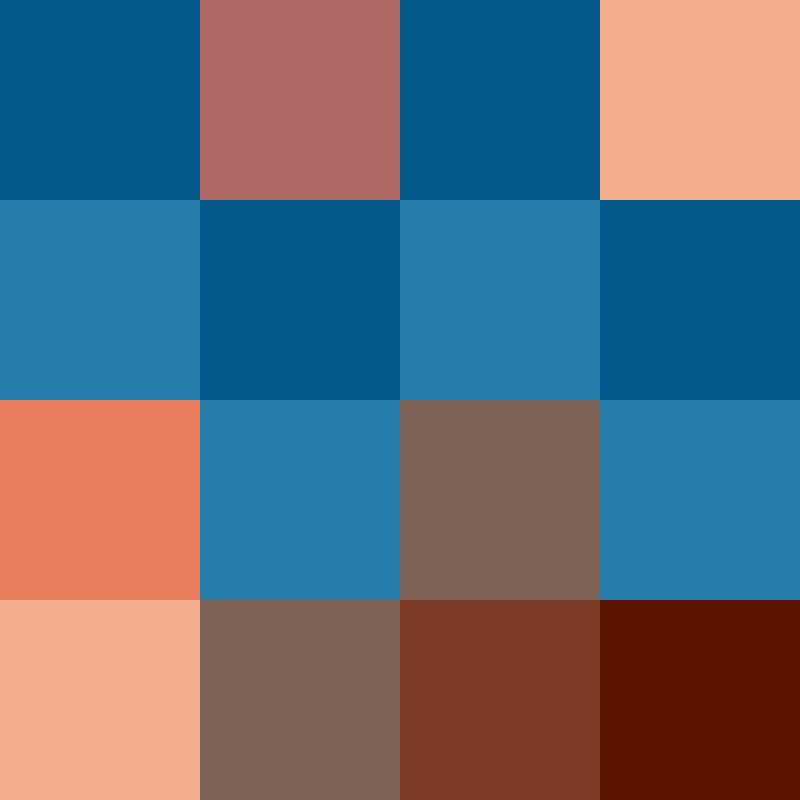
Frame 1 (no input)
Frame 60 (no input): identical to frame 1, image omitted
Frame 120 (the mouse pressed at the canvas centre since frame 60): identical to frame 1, image omitted

The p5.js sketch that drew this single still picture (run headless with seeded random() and noise() and a simulated clock; from frame 60 on, the mouse is pressed at the canvas centre):

// p5.js sketch
// ── sketch.js
function setup() {
  
  createCanvas(800,800);
 
}

function draw() {
  
  fill(003,088,138)//第一排
  noStroke();
  square(0, 0, 200);
  
  fill(173,104,099);
  noStroke();
  square(200, 0, 200);
  
  fill(003,088,138);
  noStroke();
  square(400,0,200);
  
  fill(244,174,141);
  noStroke();
  square(600, 0, 200);
  
  
  fill(045,124,171);//第二排
  noStroke();;
  square(0, 200, 200);
  
  fill(003,088,138);
  noStroke();
  square(200, 200, 200);
  
  fill(045,124,171)
  noStroke();;
  square(400,200,200);
  
  fill(003,088,138);
  noStroke();
  square(600, 200, 200);
  
  
  fill(232,126,093);//第三排
  noStroke();
  square(0,400,200);
  
  fill(045,124,171)
  noStroke();
  square(200,400,200);
  
  fill(126,098,085);
  noStroke();
  square(400,400,200);
  
  fill(045,124,171);
  noStroke();
  square(600,400,200);
  
  
  fill(244,174,141)//第四排
  noStroke();;
  square(0, 600, 200);
  
  fill(126,098,085);
  noStroke();
  square(200, 600, 200);
  
  fill(125,073,047);
  noStroke();;
  square(400,600,200);
  
  fill(090,024,000);
  noStroke();
  square(600, 600, 200);
  
  
}
